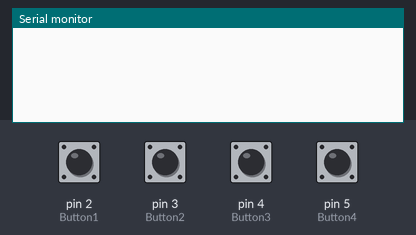
Simulated run of this sketch. Board: Arduino Uno, built with avr-gcc and run on an emulated ATmega328P. Shown: the last lines printed to the serial monitor. The inputs (shaded band) are chosen by the test bench; at power-on: pin 2 (Button1), pin 3 (Button2), pin 4 (Button3), pin 5 (Button4) HIGH.

Above: at 1.2 s.
1.3 s: pin 2 (Button1) pulled LOW for 0.15 s
At 1.8 s:
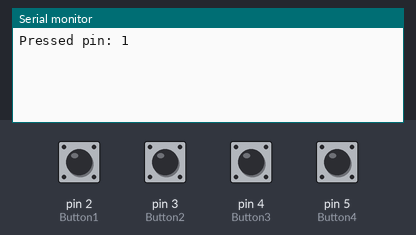
2.9 s: pin 3 (Button2) pulled LOW for 0.15 s
At 4.1 s:
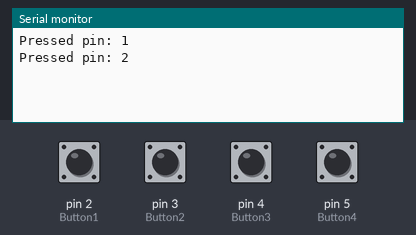
4.5 s: pin 4 (Button3) pulled LOW for 0.15 s
At 5.4 s:
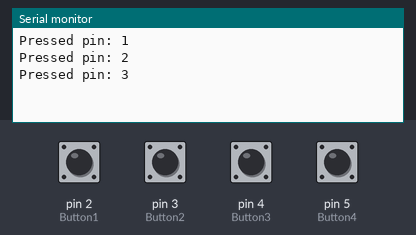
6.1 s: pin 5 (Button4) pulled LOW for 0.15 s
At 6.7 s:
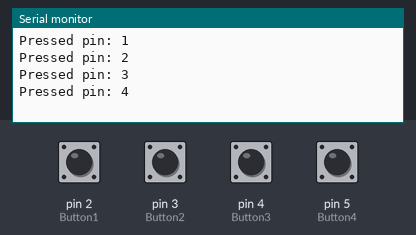
Timing chart, 0 to 8.7 s (numbered marks = the images above; inputs shaded):
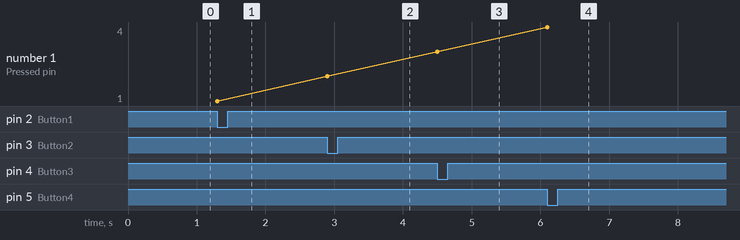

Measured:
- after the input at 1.3 s, the serial monitor: prints a new line at once (image 1)
- after the input at 2.9 s, the serial monitor: prints a new line at once (image 2)
- after the input at 4.5 s, the serial monitor: prints a new line at once (image 3)
- after the input at 6.1 s, the serial monitor: prints a new line at once (image 4)
- plotted number 1: 1 → 2 after the input at 2.9 s, 2 → 3 after the input at 4.5 s, 3 → 4 after the input at 6.1 s

The sketch:

ButtonTests.ino
```cpp
#include <Arduino_FreeRTOS.h>

const int Button1 = 2;
const int Button2 = 3;
const int Button3 = 4;
const int Button4 = 5;
long int button1LastPressed = 0;
long int button2LastPressed = 0;
long int button3LastPressed = 0;
long int button4LastPressed = 0;

int debounce = 300;

volatile int painallukset;

void setup() {

  Serial.begin(9600);

  pinMode(Button1, INPUT_PULLUP);
  pinMode(Button2, INPUT_PULLUP);
  pinMode(Button3, INPUT_PULLUP);
  pinMode(Button4, INPUT_PULLUP);

  xTaskCreate(
    ButtLogic
    ,  "ButtLogic"
    ,  128
    ,  NULL
    ,  1
    ,  NULL );


}
void loop(){

}

void ButtLogic(void *pvParameters)
{

  while(true)
    {
      unsigned long currentMillis1 = millis();


      if(digitalRead(Button1) == LOW && currentMillis1 - button1LastPressed > debounce)
      {
        button1LastPressed = currentMillis1;
        Serial.println("Pressed pin: 1");
      }
      unsigned long currentMillis2 = currentMillis1;
      if(digitalRead(Button2) == LOW && currentMillis2 - button2LastPressed > debounce)
      {
        button2LastPressed = currentMillis2;
        Serial.println("Pressed pin: 2");
      }
      unsigned long currentMillis3 = currentMillis2;
      if(digitalRead(Button3) == LOW && currentMillis3 - button3LastPressed > debounce)
      {
        button3LastPressed = currentMillis3;
        Serial.println("Pressed pin: 3");
      }
      unsigned long currentMillis4 = currentMillis3;
      if(digitalRead(Button4) == LOW && currentMillis4 - button4LastPressed > debounce)
      {
        button4LastPressed = currentMillis4;
        Serial.println("Pressed pin: 4");
      }

    }
    vTaskDelay((50 / portTICK_PERIOD_MS));
}
```
